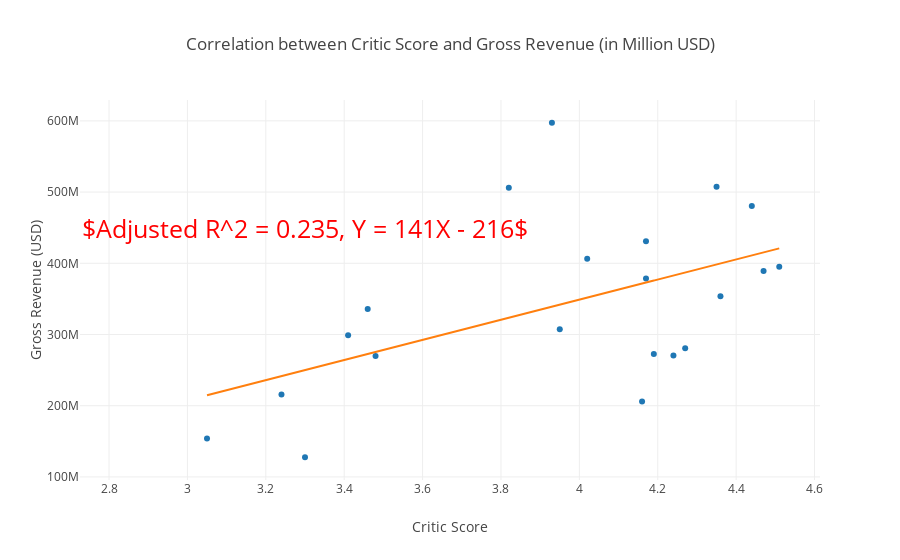

The notebook cell saved with this chart:
### Code cell
# Create Scatterplot

trace0 = go.Scatter(
    x = df.critic_score,
    y = df.gross,
    mode = 'markers',
    text = df.index
)

trace1 = go.Scatter(
    x = xi,
    y = line,
    mode = 'lines'
)

layout = go.Layout(
    showlegend = False,
    title = 'Correlation between Critic Score and Gross Revenue (in Million USD)',
    xaxis = dict(title = 'Critic Score'),
    yaxis = dict(title = 'Gross Revenue (USD)'),
    annotations = [
        dict(
            x = 3.3,
            y = 450000000,
            text = '$Adjusted R^2 = 0.235, Y = 141X - 216$',
            showarrow = False,
            font=dict(
                size=25,
                color = 'red'
            )
        )
    ]
)

data = [trace0, trace1]
fig = dict(data=data, layout=layout)

iplot(fig)

### Figure 1 — Plotly figure (JSON) as saved in the notebook; plotly's stock layout.template omitted (floating-point values rounded to 4 significant figures)
{"data": [{"mode": "markers", "text": ["Toy Story", "A Bug's Life", "Toy Story 2", "Monsters, Inc.", "Finding Nemo", "The Incredibles", "Cars", "Ratatouille", "WALL-E", "Up", "Toy Story 3", "Cars 2", "Brave", "Monsters University", "Inside Out", "The Good Dinosaur", "Finding Dory", "Cars 3", "Coco", "Incredibles 2", "Toy Story 4"], "type": "scatter", "uid": "68f33ea8-72bc-4aeb-ae81-54a83c14738f", "x": [4.51, 3.95, 4.17, 4.02, 4.35, 4.17, 3.46, 4.24, 4.27, 4.36, 4.44, 3.24, 3.48, 3.41, 4.47, 3.3, 3.82, 3.05, 4.16, 3.93, 4.19], "y": [395253600, 307560900, 431007100, 406243900, 507600600, 378689900, 335753800, 270359800, 280850000, 353856800, 480588300, 215744700, 269916600, 299135900, 389111200, 127651300, 505984400, 154007100, 205915300, 597356200, 272527500]}, {"mode": "lines", "type": "scatter", "uid": "04af29cc-5b20-4454-bb6a-653b5f05de6a", "x": [4.51, 3.95, 4.17, 4.02, 4.35, 4.17, 3.46, 4.24, 4.27, 4.36, 4.44, 3.24, 3.48, 3.41, 4.47, 3.3, 3.82, 3.05, 4.16, 3.93, 4.19], "y": [421000000.0, 341900000.0, 372900000.0, 351800000.0, 398400000.0, 372900000.0, 272700000.0, 382800000.0, 387100000.0, 399800000.0, 411100000.0, 241600000.0, 275500000.0, 265600000.0, 415300000.0, 250100000.0, 323500000.0, 214800000.0, 371500000.0, 339100000.0, 375800000.0]}], "layout": {"annotations": [{"font": {"color": "red", "size": 25}, "showarrow": false, "text": "$Adjusted R^2 = 0.235, Y = 141X - 216$", "x": 3.3, "y": 450000000}], "showlegend": false, "title": {"text": "Correlation between Critic Score and Gross Revenue (in Million USD)"}, "xaxis": {"title": {"text": "Critic Score"}}, "yaxis": {"title": {"text": "Gross Revenue (USD)"}}}}
